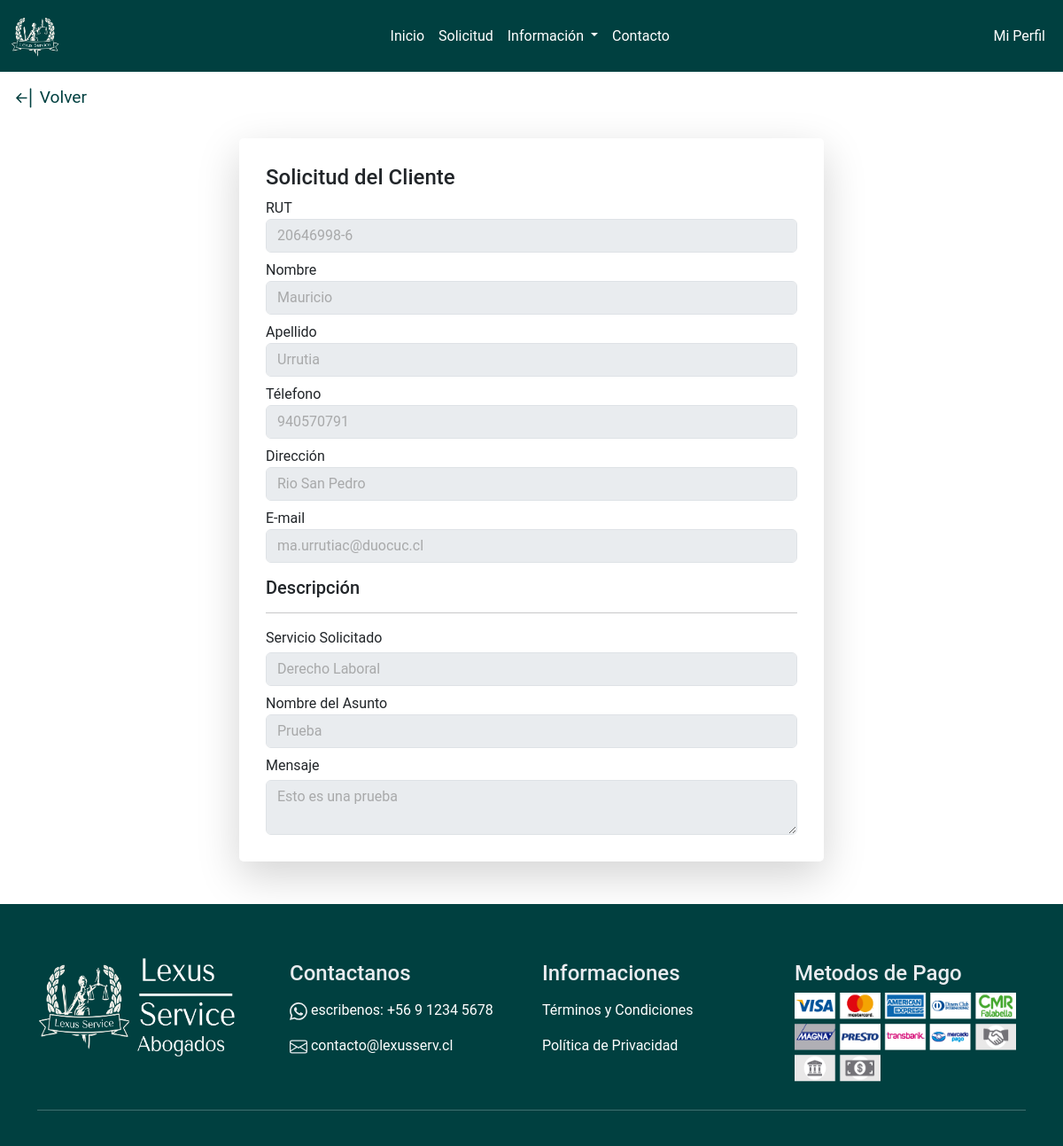
/profile/ver-solicitud/1 (signed in), run on the app's committed database.
### lexusservice/models.py (models this page shows, shortened)
class Solicitud(models.Model):
    id = models.AutoField(primary_key=True, unique=True, db_column='id_solicitud')
    usuario = models.ForeignKey(Usuario, on_delete=models.CASCADE, db_column='rut')
    servicio = models.ForeignKey(Servicio, on_delete=models.CASCADE, db_column='id_servicio')
    fecha = models.DateField(auto_now=True)
    asunto = models.CharField(max_length=50)
    mensaje = models.TextField()
    estado = models.ForeignKey(SolicitudEstado, on_delete=models.CASCADE, db_column='id_estado')
    objects = SolicitudManager()

class Usuario(AbstractBaseUser, PermissionsMixin):
    rut = models.CharField(primary_key=True, max_length=10, unique=True)
    nombre = models.CharField(max_length=20)
    apellido = models.CharField(max_length=20)
    telefono = models.IntegerField()
    email = models.EmailField(max_length=100, unique=True, null=True, blank=True)
    direccion = models.CharField(max_length=100, null=True, blank=True)
    rol = models.ForeignKey(Rol, on_delete=models.CASCADE, db_column='id_rol', null=True, blank=True)
    is_staff = models.BooleanField(default=False)
    is_superuser = models.BooleanField(default=False)
    objects = UsuarioManager()
    USERNAME_FIELD = 'email'
    REQUIRED_FIELDS = ['rut', 'nombre', 'apellido', 'telefono', 'direccion']

class Servicio(models.Model):
    id = models.AutoField(primary_key=True, unique=True, db_column='id_servicio')
    nombre = models.CharField(max_length=50, unique=True)
    objects = ServicioManager()

### lexusservice/views.py (the view)
# urls.py: path('profile/ver-solicitud/<str:id_solicitud>', views.ver_solicitud, name='profile/ver-solicitud'),
@login_required
def ver_solicitud(request, id_solicitud):
    context = {
        'solicitud': Solicitud.objects.get_solicitud(id_solicitud)
    }
    return render(request, 'profile/ver-solicitud.html', context)

### lexusservice/models.py (called while the page is built)
    def get_solicitud(self, id):
        return self.get(id=id)

### lexusservice/templates/profile/ver-solicitud.html (shortened to what this page needs)
<!DOCTYPE html>
<html lang="en">
<head>
  {% load static %}
  <link href="https://cdn.jsdelivr.net/npm/bootstrap@5.3.3/dist/css/bootstrap.min.css" rel="stylesheet"
 />
  <link rel="stylesheet" href="{% static 'css/style.css' %}" />
</head>
{% include 'base/navbar.html' %}
<body>
  <div class="go-back">
    <a class="text-green-back" href="{% url 'profile/mis-solicitudes' %}">
      Volver
    </a>
  </div>
  <main>
    <div class="container">
      <div class="row space-solicitud">
        <div class="col-md-5 mb-5 form-profile">
          <div>
            <div class="formulario shadow-lg mt-3">
              <div class="better-background">
                <h4>Solicitud del Cliente</h4>
                <div class="form-group">
                  <label for="rut">RUT</label>
                  <input type="text" class="form-control" id="rut" name="rut" value="{{ solicitud.usuario.rut }}"
                    disabled />
                </div>
                <div class="form-group mt-2">
                  <label for="nombre">Nombre</label>
                  <input type="text" class="form-control" value="{{ solicitud.usuario.nombre }}" disabled />
                </div>
                <div class="form-group mt-2">
                  <label for="apellido">Apellido</label>
                  <input type="text" class="form-control" value="{{ solicitud.usuario.apellido }}" disabled />
                </div>
                <div class="form-group mt-2">
                  <label for="telefono">Télefono</label>
                  <input type="number" class="form-control" value="{{ solicitud.usuario.telefono }}" disabled />
                </div>
                <div class="form-group mt-2">
                  <label for="direccion">Dirección</label>
                  <input type="text" class="form-control" value="{{ solicitud.usuario.direccion}}" disabled />
                </div>
                <div class="form-group mt-2">
                  <label for="email">E-mail </label>
                  <input type="text" class="form-control" value="{{ solicitud.usuario.email }}" disabled />
                </div>
                <h5 class="mt-3">Descripción</h5>
                <hr>
                <div class="mb-2 mt-2">
                  <label class="mb-1" for="servicio-solicitado">Servicio Solicitado</label>
                  <input type="text" class="form-control" value="{{ solicitud.servicio.nombre }}" disabled />
                </div>
                <div class="mb-2 mt-2">
                  <label for="nombre-asunto">Nombre del Asunto </label>
                  <input type="text" class="form-control" value="{{ solicitud.asunto }}" disabled />
                </div>
                <div>
                  <label class="mb-1" for="dest">Mensaje </label>
                  <textarea class="form-control" disabled>{{ solicitud.mensaje }}</textarea>
                </div>
              </div>
            </div>
          </div>
        </div>
      </div>
    </div>
  </main>
</body>
{% include 'base/footer.html' %}
</html>

### lexusservice/static/css/style.css (style rules this page uses)
body { display: flex; flex-direction: column; min-height: 100vh; font-family: "Roboto", sans-serif; }
a:link, a:visited, a:active { text-decoration: none; color: white; }
a { transition: 0.2s; }
.go-back { border-radius: 5px; padding: 15px; }
.form-control { background-color: #e9ecef; }
.formulario { margin: 0 auto; width: 90; padding: 20px; border-radius: 5px; background-color: white; }
.form-profile { flex: 0 0 auto; width: 60%; }
.space-solicitud { justify-content: center; }
.better-background { background-color: white; padding: 10px; border-radius: 5px; }
.text-green-back { transition: 0.2s; color: #004040 !important; font-size: larger; }
input:disabled, textarea:disabled { color: rgba(141, 141, 141, 0.699); cursor: not-allowed; }

### data on the page
Solicitud: rut "20646998-6", usuario.nombre "Mauricio", usuario.apellido "Urrutia", usuario.telefono "940570791", usuario.direccion "Rio San Pedro", usuario.email "ma.urrutiac@duocuc.cl", servicio.nombre "Derecho Laboral", asunto "Prueba", mensaje "Esto es una prueba"
